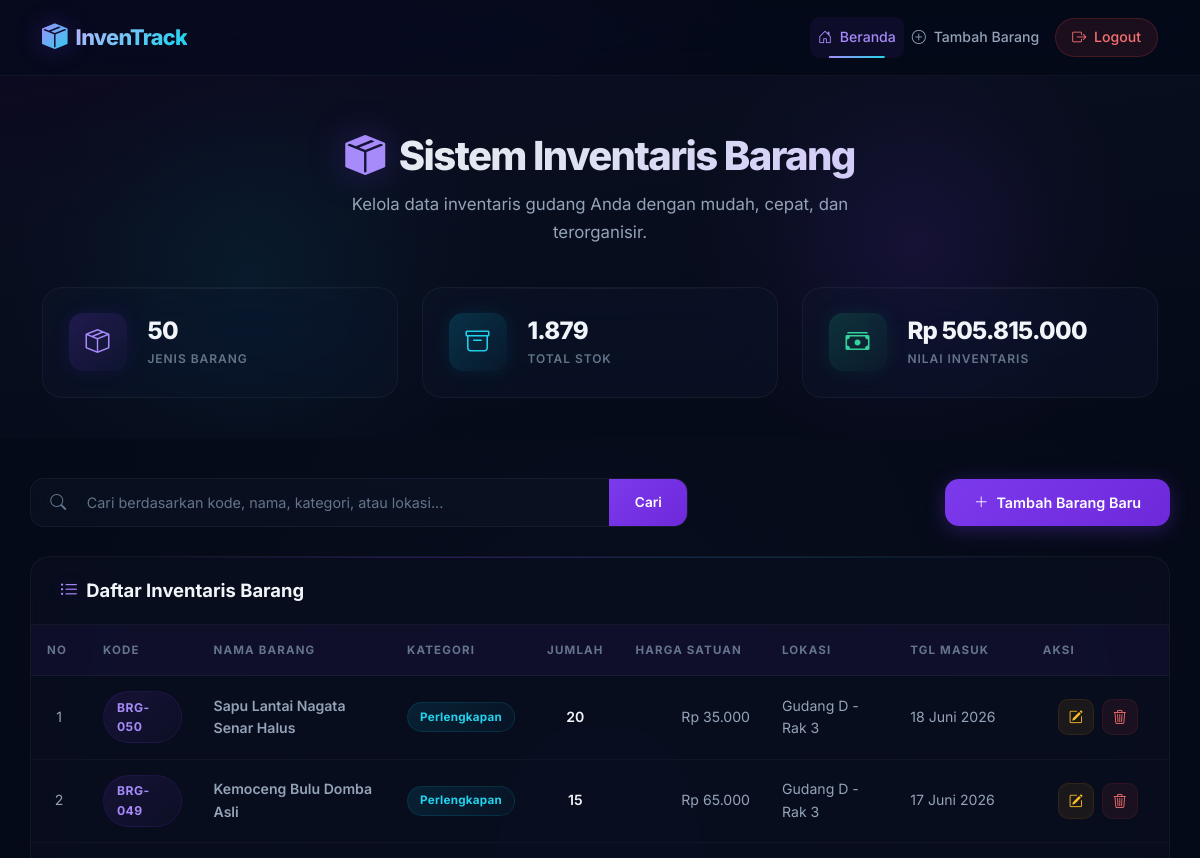
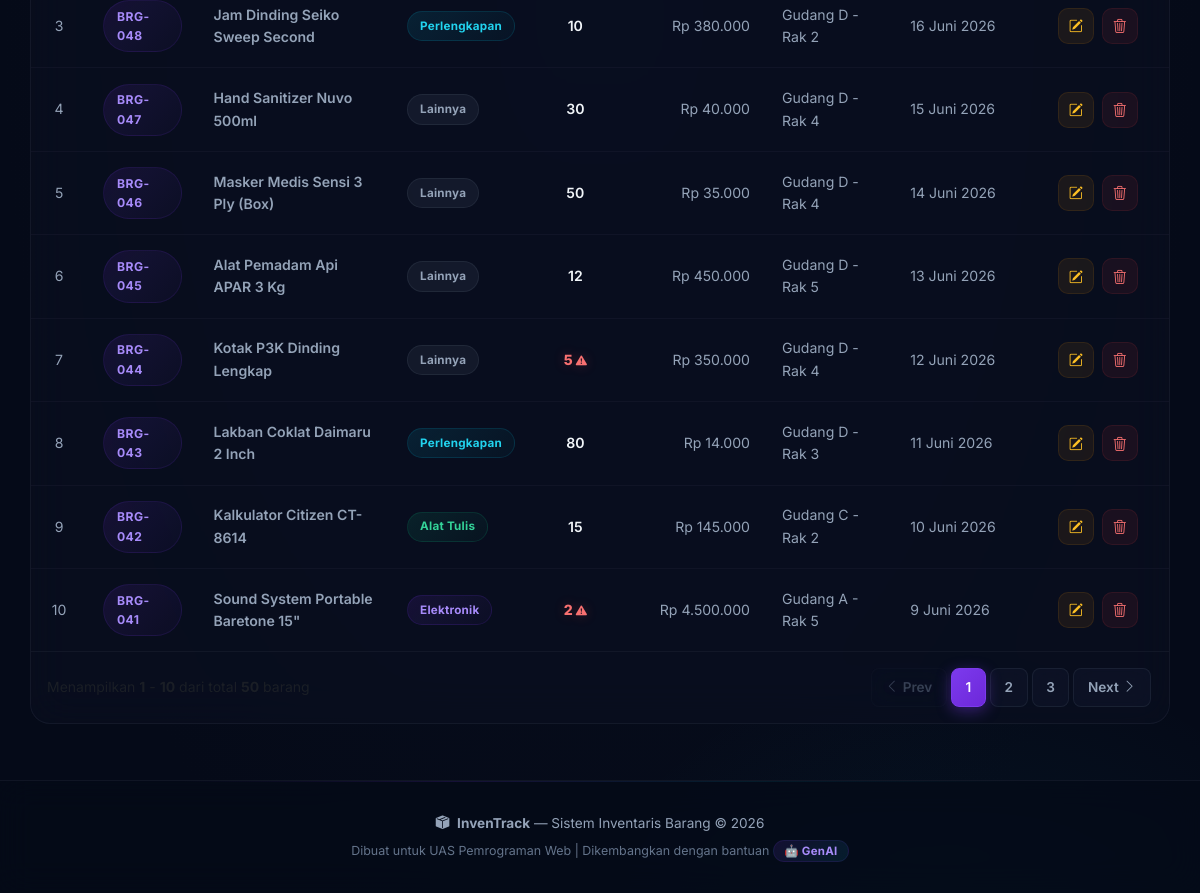
Page / (signed in) on the committed database (2 pictures, top to bottom).
### tables this page shows
CREATE TABLE IF NOT EXISTS barang (
    id INT(11) AUTO_INCREMENT PRIMARY KEY,
    kode_barang VARCHAR(20) NOT NULL UNIQUE,
    nama_barang VARCHAR(100) NOT NULL,
    kategori ENUM('Elektronik', 'Furniture', 'Alat Tulis', 'Perlengkapan', 'Lainnya') NOT NULL DEFAULT 'Lainnya',
    jumlah INT(11) NOT NULL DEFAULT 0,
    harga DECIMAL(15, 2) NOT NULL DEFAULT 0.00,
    lokasi VARCHAR(100) DEFAULT NULL,
    tanggal_masuk DATE NOT NULL,
    keterangan TEXT DEFAULT NULL,
    created_at TIMESTAMP DEFAULT CURRENT_TIMESTAMP,
    updated_at TIMESTAMP DEFAULT CURRENT_TIMESTAMP ON UPDATE CURRENT_TIMESTAMP
);

### koneksi.php (called while the page is built, shortened)
<?php
function formatRupiah($angka) {
    return 'Rp ' . number_format($angka, 0, ',', '.');
}
function formatTanggal($tanggal) {
    $bulan = [
        1 => 'Januari', 'Februari', 'Maret', 'April', 'Mei', 'Juni',
        'Juli', 'Agustus', 'September', 'Oktober', 'November', 'Desember'
    ];
    $pecah = explode('-', $tanggal);
    $tgl   = (int)$pecah[2];
    $bln   = (int)$pecah[1];
    $thn   = $pecah[0];
    return $tgl . ' ' . $bulan[$bln] . ' ' . $thn;
}
?>

### index.php (the view, shortened to what this page needs)
<?php
require 'koneksi.php';
$limit = 10;
$halaman = isset($_GET['halaman']) ? (int)$_GET['halaman'] : 1;
$offset = ($halaman - 1) * $limit;
$keyword = '';
$where_clause = "";
$query_count = "SELECT COUNT(*) as total FROM barang $where_clause";
$result_count = mysqli_query($koneksi, $query_count);
$row_count = mysqli_fetch_assoc($result_count);
$total_data = $row_count['total'];
$total_halaman = ceil($total_data / $limit);
$query = "SELECT * FROM barang $where_clause ORDER BY id DESC LIMIT $offset, $limit";
$result = mysqli_query($koneksi, $query);
$query_total = "SELECT COUNT(*) as total_item, SUM(jumlah) as total_stok, SUM(jumlah * harga) as total_nilai FROM barang";
$result_total = mysqli_query($koneksi, $query_total);
$data_total = mysqli_fetch_assoc($result_total);
?>
<!DOCTYPE html>
<html lang="id">
<head>
    <link href="https://cdn.jsdelivr.net/npm/bootstrap@5.3.3/dist/css/bootstrap.min.css" rel="stylesheet">
    <link href="https://cdn.jsdelivr.net/npm/bootstrap-icons@1.11.3/font/bootstrap-icons.min.css" rel="stylesheet">
    <link rel="stylesheet" href="css/style.css">
</head>
<body>
    <nav class="navbar navbar-expand-lg navbar-dark sticky-top">
        <div class="container">
            <a class="navbar-brand d-flex align-items-center" href="index.php">
                <i class="bi bi-box-seam-fill me-2 brand-icon"></i>
                <span class="brand-text">InvenTrack</span>
            </a>
            <div class="collapse navbar-collapse" id="navbarNav">
                <ul class="navbar-nav ms-auto align-items-center">
                    <li class="nav-item">
                        <a class="nav-link active" href="index.php"><i class="bi bi-house-door me-1"></i> Beranda</a>
                    </li>
                    <li class="nav-item">
                        <a class="nav-link" href="tambah.php"><i class="bi bi-plus-circle me-1"></i> Tambah Barang</a>
                    </li>
                    <li class="nav-item ms-2">
                        <a class="nav-link btn-logout" href="logout.php" onclick="return confirm('Yakin ingin logout?')">
                            <i class="bi bi-box-arrow-right me-1"></i> Logout
                        </a>
                    </li>
                </ul>
            </div>
        </div>
    </nav>
    <section class="hero-section">
        <div class="container">
            <div class="hero-content text-center">
                <h1 class="hero-title">
                    <i class="bi bi-box-seam-fill"></i>
                    Sistem Inventaris Barang
                </h1>
                <p class="hero-subtitle">Kelola data inventaris gudang Anda dengan mudah, cepat, dan terorganisir.</p>
            </div>
            <div class="row g-4 mt-3 stats-row">
                <div class="col-md-4">
                    <div class="stat-card stat-card-items">
                        <div class="stat-icon"><i class="bi bi-box-seam"></i></div>
                        <div class="stat-info">
                            <span class="stat-number"><?= $data_total['total_item'] ?? 0 ?></span>
                            <span class="stat-label">Jenis Barang</span>
                        </div>
                    </div>
                </div>
                <div class="col-md-4">
                    <div class="stat-card stat-card-stock">
                        <div class="stat-icon"><i class="bi bi-archive"></i></div>
                        <div class="stat-info">
                            <span class="stat-number"><?= number_format($data_total['total_stok'] ?? 0, 0, ',', '.') ?></span>
                            <span class="stat-label">Total Stok</span>
                        </div>
                    </div>
                </div>
                <div class="col-md-4">
                    <div class="stat-card stat-card-value">
                        <div class="stat-icon"><i class="bi bi-cash-stack"></i></div>
                        <div class="stat-info">
                            <span class="stat-number"><?= formatRupiah($data_total['total_nilai'] ?? 0) ?></span>
                            <span class="stat-label">Nilai Inventaris</span>
                        </div>
                    </div>
                </div>
            </div>
        </div>
    </section>
    <main class="container main-content">
        <div class="toolbar-section">
            <div class="row align-items-center g-3">
                <div class="col-md-7">
                    <form method="GET" action="index.php" class="search-form" id="formCari">
                        <div class="input-group">
                            <span class="input-group-text search-icon"><i class="bi bi-search"></i></span>
                            <input type="text" name="cari" class="form-control search-input"
                                   placeholder="Cari berdasarkan kode, nama, kategori, atau lokasi..."
                                   value="<?= htmlspecialchars($keyword) ?>" id="inputCari">
                            <button type="submit" class="btn btn-search">Cari</button>
                        </div>
                    </form>
                </div>
                <div class="col-md-5 text-md-end">
                    <a href="tambah.php" class="btn btn-add" id="btnTambahBarang">
                        <i class="bi bi-plus-lg me-2"></i>Tambah Barang Baru
                    </a>
                </div>
            </div>
        </div>
        <div class="table-section">
            <div class="table-header">
                <h2 class="table-title">
                    <i class="bi bi-list-ul me-2"></i>Daftar Inventaris Barang
                </h2>
            </div>
            <div class="table-responsive">
                <table class="table table-hover table-custom" id="tabelBarang">
                    <thead>
                        <tr>
                            <th width="5%">No</th>
                            <th width="10%">Kode</th>
                            <th width="18%">Nama Barang</th>
                            <th width="10%">Kategori</th>
                            <th width="7%">Jumlah</th>
                            <th width="13%">Harga Satuan</th>
                            <th width="12%">Lokasi</th>
                            <th width="12%">Tgl Masuk</th>
                            <th width="13%">Aksi</th>
                        </tr>
                    </thead>
                    <tbody>
                        <?php
                        $no = $offset + 1;
                        if (mysqli_num_rows($result) > 0) {
                            while ($row = mysqli_fetch_assoc($result)) {
                        ?>
                        <tr>
                            <td class="text-center"><?= $no++ ?></td>
                            <td><span class="badge-kode"><?= htmlspecialchars($row['kode_barang']) ?></span></td>
                            <td class="fw-semibold"><?= htmlspecialchars($row['nama_barang']) ?></td>
                            <td>
                                <?php
                                $badge_class = 'badge-kategori-lainnya';
                                if ($row['kategori'] == 'Elektronik') {
                                    $badge_class = 'badge-kategori-elektronik';
                                } elseif ($row['kategori'] == 'Furniture') {
                                    $badge_class = 'badge-kategori-furniture';
                                } elseif ($row['kategori'] == 'Alat Tulis') {
                                    $badge_class = 'badge-kategori-alattulis';
                                } elseif ($row['kategori'] == 'Perlengkapan') {
                                    $badge_class = 'badge-kategori-perlengkapan';
                                }
                                ?>
                                <span class="badge-kategori <?= $badge_class ?>"><?= htmlspecialchars($row['kategori']) ?></span>
                            </td>
                            <td class="text-center">
                                <?php
                                if ($row['jumlah'] <= 5) {
                                    echo '<span class="stok-rendah" title="Stok Rendah!">' . $row['jumlah'] . ' <i class="bi bi-exclamation-triangle-fill"></i></span>';
                                } else {
                                    echo '<span class="stok-normal">' . $row['jumlah'] . '</span>';
                                }
                                ?>
                            </td>
                            <td class="text-end"><?= formatRupiah($row['harga']) ?></td>
                            <td><?= htmlspecialchars($row['lokasi'] ?? '-') ?></td>
                            <td><?= formatTanggal($row['tanggal_masuk']) ?></td>
                            <td class="text-center">
                                <div class="btn-group-actions">
                                    <a href="edit.php?id=<?= $row['id'] ?>" class="btn btn-action btn-edit" title="Edit" id="btnEdit<?= $row['id'] ?>">
                                        <i class="bi bi-pencil-square"></i>
                                    </a>
                                    <a href="hapus.php?id=<?= $row['id'] ?>" class="btn btn-action btn-delete" title="Hapus"
                                       onclick="return confirm('Apakah Anda yakin ingin menghapus barang \'<?= addslashes(htmlspecialchars($row['nama_barang'])) ?>\'?')"
                                       id="btnHapus<?= $row['id'] ?>">
                                        <i class="bi bi-trash3"></i>
                                    </a>
                                </div>
                            </td>
                        </tr>
                        <?php
                            }
                        } ?>
                    </tbody>
                </table>
            </div>
            <?php if ($total_halaman > 1) : ?>
            <div class="pagination-section d-flex justify-content-between align-items-center flex-wrap gap-3 p-3 border-top border-secondary border-opacity-10">
                <div class="pagination-info text-muted small">
                    Menampilkan <strong><?= $offset + 1 ?></strong> - <strong><?= min($offset + $limit, $total_data) ?></strong> dari total <strong><?= $total_data ?></strong> barang
                </div>
                <nav aria-label="Navigasi Halaman">
                    <ul class="pagination pagination-custom mb-0">
                        <li class="page-item <?= ($halaman <= 1) ? 'disabled' : '' ?>">
                            <a class="page-link" href="?halaman=<?= $halaman - 1 ?><?= !empty($keyword) ? '&cari='.urlencode($keyword) : '' ?>">
                                <i class="bi bi-chevron-left me-1"></i>Prev
                            </a>
                        </li>
                        <?php
                        $start_page = max(1, $halaman - 2);
                        $end_page = min($total_halaman, $halaman + 2);
                        for ($i = $start_page; $i <= $end_page; $i++) :
                        ?>
                            <li class="page-item <?= ($halaman == $i) ? 'active' : '' ?>">
                                <a class="page-link" href="?halaman=<?= $i ?><?= !empty($keyword) ? '&cari='.urlencode($keyword) : '' ?>"><?= $i ?></a>
                            </li>
                        <?php endfor; ?>
                        <li class="page-item <?= ($halaman >= $total_halaman) ? 'disabled' : '' ?>">
                            <a class="page-link" href="?halaman=<?= $halaman + 1 ?><?= !empty($keyword) ? '&cari='.urlencode($keyword) : '' ?>">
                                Next<i class="bi bi-chevron-right ms-1"></i>
                            </a>
                        </li>
                    </ul>
                </nav>
            </div>
            <?php endif; ?>
        </div>
    </main>
    <footer class="footer-section">
        <div class="container text-center">
            <p class="footer-text">
                <i class="bi bi-box-seam-fill me-1"></i>
                <strong>InvenTrack</strong> &mdash; Sistem Inventaris Barang &copy; <?= date('Y') ?>
            </p>
            <p class="footer-credit">
                Dibuat untuk UAS Pemrograman Web | Dikembangkan dengan bantuan <span class="ai-badge">🤖 GenAI</span>
            </p>
        </div>
    </footer>
</body>
</html>

### rows in the picture
barang: kode_barang "BRG-050", nama_barang "Sapu Lantai Nagata Senar Halus", kategori "Perlengkapan", jumlah "20", harga "Rp 35.000", lokasi "Gudang D - Rak 3", tanggal_masuk "18 Juni 2026"
barang: kode_barang "BRG-049", nama_barang "Kemoceng Bulu Domba Asli", kategori "Perlengkapan", jumlah "15", harga "Rp 65.000", lokasi "Gudang D - Rak 3", tanggal_masuk "17 Juni 2026"
barang: kode_barang "BRG-048", nama_barang "Jam Dinding Seiko Sweep Second", kategori "Perlengkapan", jumlah "10", harga "Rp 380.000", lokasi "Gudang D - Rak 2", tanggal_masuk "16 Juni 2026"
barang: kode_barang "BRG-047", nama_barang "Hand Sanitizer Nuvo 500ml", kategori "Lainnya", jumlah "30", harga "Rp 40.000", lokasi "Gudang D - Rak 4", tanggal_masuk "15 Juni 2026"
barang: kode_barang "BRG-046", nama_barang "Masker Medis Sensi 3 Ply (Box)", kategori "Lainnya", jumlah "50", harga "Rp 35.000", lokasi "Gudang D - Rak 4", tanggal_masuk "14 Juni 2026"
barang: kode_barang "BRG-045", nama_barang "Alat Pemadam Api APAR 3 Kg", kategori "Lainnya", jumlah "12", harga "Rp 450.000", lokasi "Gudang D - Rak 5", tanggal_masuk "13 Juni 2026"
barang: kode_barang "BRG-044", nama_barang "Kotak P3K Dinding Lengkap", kategori "Lainnya", jumlah "5", harga "Rp 350.000", lokasi "Gudang D - Rak 4", tanggal_masuk "12 Juni 2026"
barang: kode_barang "BRG-043", nama_barang "Lakban Coklat Daimaru 2 Inch", kategori "Perlengkapan", jumlah "80", harga "Rp 14.000", lokasi "Gudang D - Rak 3", tanggal_masuk "11 Juni 2026"
barang: kode_barang "BRG-042", nama_barang "Kalkulator Citizen CT-8614", kategori "Alat Tulis", jumlah "15", harga "Rp 145.000", lokasi "Gudang C - Rak 2", tanggal_masuk "10 Juni 2026"
barang: kode_barang "BRG-041", nama_barang "Sound System Portable Baretone 15\"", kategori "Elektronik", jumlah "2", harga "Rp 4.500.000", lokasi "Gudang A - Rak 5", tanggal_masuk "9 Juni 2026"

### other values in the picture
$data_total['total_item'] "50"
$data_total['total_stok'] "1.879"
formatRupiah($data_total['total_nilai'] ?? 0) "Rp 505.815.000"
